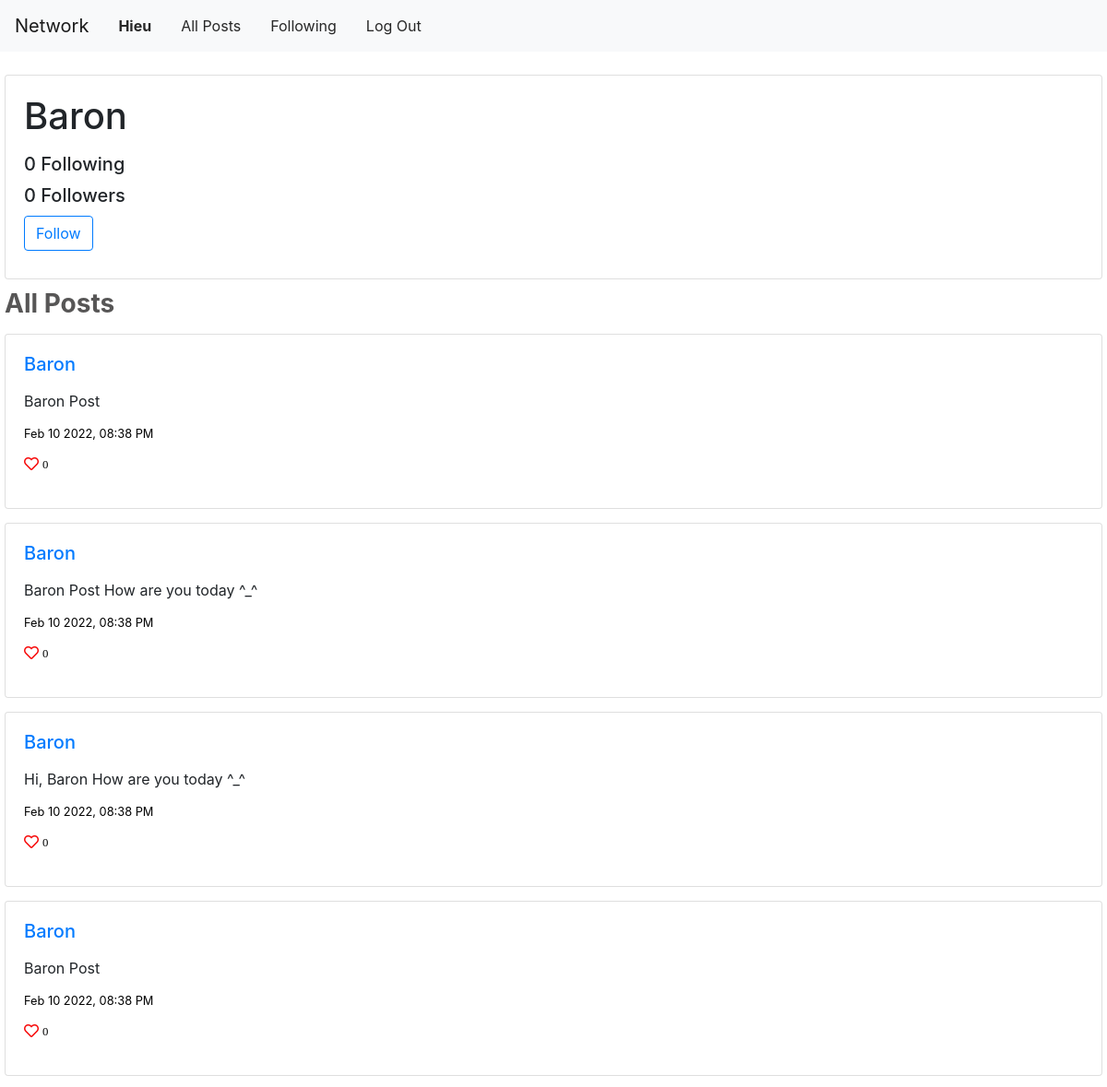
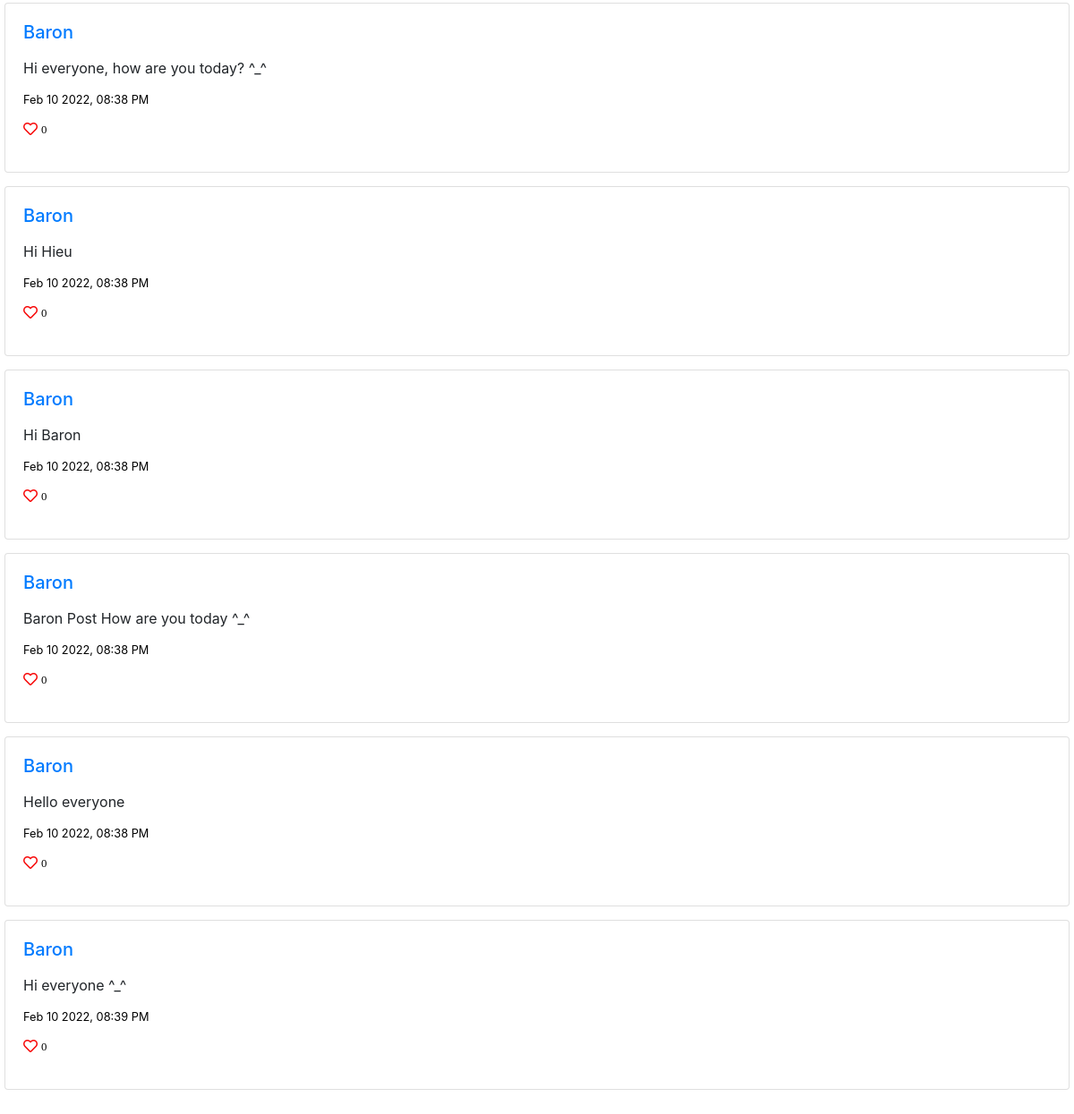
/profile/Baron (signed in), run on the app's committed database (2 pictures, top to bottom).
### network/models.py (models this page shows, shortened)
class User(AbstractUser):
    pass

class Post(models.Model):
    user = models.ForeignKey(User, on_delete=models.CASCADE)
    text = models.CharField(max_length=160, default=None)
    post_date = models.DateTimeField(default=datetime.datetime.now)

### network/views.py (the view)
# urls.py: path("profile/<str:username>", views.userProfile, name="profile"),
@csrf_exempt
@login_required
def userProfile(req, username):
    userFollowers = 0
    userProfile = User.objects.get(username=username)
    userRequest = req.session['_auth_user_id']
    userFollowers = Follower.objects.filter(
        follower=userRequest, following=userProfile).count()
    userLikes = Like.objects.filter(
        post=OuterRef('id'), user_id=userRequest)
    userPost = Post.objects.filter(user=userProfile).order_by(
        'post_date').annotate(current_like=Count(userLikes.values('id')))
    numberFollowings = Follower.objects.filter(
        follower=userProfile).count()
    numberFollowers = Follower.objects.filter(
        following=userProfile).count()
    userPost = formatDateTime(userPost)
    page_obj = calculateNewFeed(req, userPost)
    return render(req, "network/userProfilePage.html", {
        'user_profile': userProfile,
        'posts': page_obj,
        'is_following': userFollowers,
        'total_following': numberFollowings,
        'total_followers': numberFollowers,
    })

### network/views.py (called while the page is built)
def formatDateTime(pagePost):
    newPagePost = []
    for item in pagePost:
        item.post_date = item.post_date.strftime("%b %d %Y, %I:%M %p")
        newPagePost.append(item)
    return newPagePost

def calculateNewFeed(req, userPosts):
    pagePaginator = Paginator(userPosts, MAX_NUMBER_OF_POSTS_PAGE)
    pageNum = req.GET.get('page')
    return pagePaginator.get_page(pageNum)

### network/templates/network/userProfilePage.html (shortened to what this page needs)
{% extends "network/layout.html" %}
{% block body %}
<div class="card">
    <div class="rounderCard">
        <h1 class="cardUserNameAndLink">{{user_profile.username}}</h1>
        <h5 class="cardContentPost"><span id="sp_following">{{total_following}}</span> Following</h5>
        <h5 class="cardContentPost"><span id="sp_followers">{{total_followers}}</span> Followers</h5>
        {% if user.is_authenticated and user.id != user_profile.id %}
        <p class="cardContentPost">
        {% if is_following > 0 %}
            <button id="followButton" data-id="{{user_profile.id}}" type="button" class="btn btn-primary">Following</button>
        {% else %}
            <button id="followButton" data-id="{{user_profile.id}}" type="button" class="btn btn-outline-primary">Follow</button>
        {%endif%}
        </p>
        {%endif%}
    </div>
</div>
<div id="content">
    <h3 id ='titleHeader' style="margin-top: 10px;">All Posts</h3>
    {% for post in posts %}
    <div class="card">
        <div class="rounderCard">
            <h5 class="cardUserNameAndLink"><a href="{% url 'profile' post.user.username %}">{{post.user.username}}</a></h5>
            <p class="cardContentPost" id="post_text_{{post.id}}"> {{ post.text }}</p>
            <p class="cardContentPost"><small class="small_text">{{post.post_date}}</small></p>
            <p class="cardContentPost">
                <div data-id="{{post.id}}" dataLikeId="{{post.id}}"
                    class="cardEditText {% if post.current_like > 0 %} fas {%else%} far {% endif %} fa-heart">&nbsp<small
                        class="small_text">{{post.like_set.count}}</small>
                        </div>
            </p>
        </div>
    </div>
    {% empty %}
    <h2>No posts</h2>
    {% endfor %}
</div>
{% endblock %}

### network/templates/network/layout.html (shortened to what this page needs)
{% load static %}
<!DOCTYPE html>
<html lang="en">
  <head>
    <link
      rel="stylesheet"
      href="https://stackpath.bootstrapcdn.com/bootstrap/4.5.0/css/bootstrap.min.css"
    />
    <link href="https://use.fontawesome.com/releases/v5.13.0/css/all.css" rel="stylesheet" />
    <link href="{% static 'network/styles.css' %}" rel="stylesheet" />
  </head>
  <body>
    <nav class="navbar navbar-expand-lg navbar-light bg-light">
      <a class="navbar-brand" href="{% url 'index' %}">Network</a>
      <div>
        {% with request.resolver_match.url_name as url_name %}
        <ul class="navbar-nav mr-auto">
          {% if user.is_authenticated %}
          <li class="navigationItem {% if url_name == 'profile' %}active{% endif %}">
            <a class="navigationInsideLinkItem" href="{% url 'profile' user.username %}"
              ><strong>{{ user.username }}</strong></a
            >
          </li>
          {% endif %}
          <li class="navigationItem {% if url_name == 'index' %}active{% endif %}">
            <a class="navigationInsideLinkItem" href="{% url 'index' %}">All Posts</a>
          </li>
          {% if user.is_authenticated %}
          <li class="navigationItem {% if url_name == 'following' %}active{% endif %}">
            <a class="navigationInsideLinkItem" href="{% url 'following' %}">Following</a>
          </li>
          <li class="navigationItem {% if url_name == 'logout' %}active{% endif %}">
            <a class="navigationInsideLinkItem" href="{% url 'logout' %}">Log Out</a>
          </li>
          {% endif %}
        </ul>
        {% endwith %}
      </div>
    </nav>
    <div class="body">
      {% block body %} {% endblock %}
    </div>
  </body>
</html>

### network/static/network/styles.css (style rules this page uses)
.fa-heart { color: rgb(247, 9, 9) !important; cursor: pointer; }
.body { padding: 10px 5px; }
.card { margin-top: 15px; animation-name: card; animation-duration: 1s; }
#titleHeader { animation: highlightText 3s linear; animation-fill-mode: forwards; color: black; background: linear-gradient(to right, #575656 0, white 5%, #575656 20%); background-position: 0; -webkit-background-clip: text; -webkit-text-fill-color: transparent; -webkit-text-size-adjust: none; font-weight: bold; text-decoration: none; white-space: nowrap; }
.cardContentPost { margin: 10px 0; }
.small_text { color: black; vertical-align: middle; }
.rounderCard { flex: 1 1 auto; min-height: 1px; padding: 1.25rem; }
.cardUserNameAndLink { margin-bottom: 1rem; }
.navigationInsideLinkItem { display: block; padding: 0.5rem 1rem; color: rgba(15, 15, 15, 0.9); }

### data on the page
User: username "Hieu"
User: username "Baron"
Post: user.username "Baron", text "Baron Post", post_date "Feb 10 2022, 08:38 PM", like_set.count "0"
Post: user.username "Baron", text "Baron Post How are you today ^_^", post_date "Feb 10 2022, 08:38 PM", like_set.count "0"
Post: user.username "Baron", text "Hi, Baron How are you today ^_^", post_date "Feb 10 2022, 08:38 PM", like_set.count "0"
Post: user.username "Baron", text "Baron Post", post_date "Feb 10 2022, 08:38 PM", like_set.count "0"
Post: user.username "Baron", text "Hi everyone, how are you today? ^_^", post_date "Feb 10 2022, 08:38 PM", like_set.count "0"
Post: user.username "Baron", text "Hi Hieu", post_date "Feb 10 2022, 08:38 PM", like_set.count "0"
Post: user.username "Baron", text "Hi Baron", post_date "Feb 10 2022, 08:38 PM", like_set.count "0"
Post: user.username "Baron", text "Baron Post How are you today ^_^", post_date "Feb 10 2022, 08:38 PM", like_set.count "0"
Post: user.username "Baron", text "Hello everyone", post_date "Feb 10 2022, 08:38 PM", like_set.count "0"
Post: user.username "Baron", text "Hi everyone ^_^", post_date "Feb 10 2022, 08:39 PM", like_set.count "0"

### other printed values
{{ total_following }} "0"
{{ total_followers }} "0"
